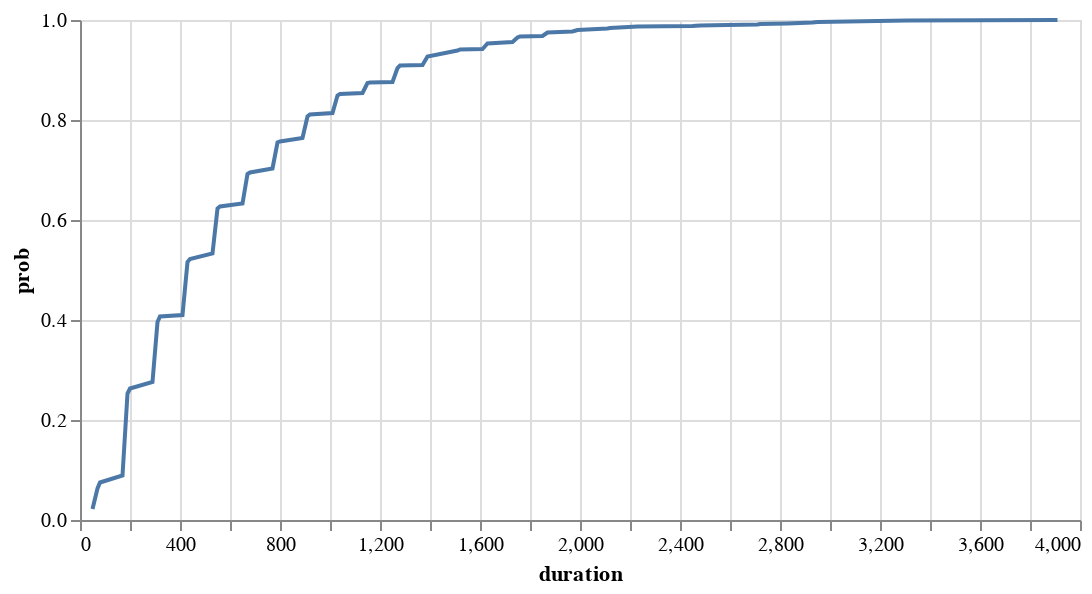

The notebook cell this image was saved under:
### Code cell
plot_ECDF(df)

### Figure 1 — Vega-Lite specification as saved in the notebook (floating-point values rounded to 4 significant figures)
{"config": {"view": {"continuousWidth": 400, "continuousHeight": 300}}, "data": {"name": "data-cd70aff6eb01db3bf269eb8286ef817a"}, "mark": "line", "encoding": {"x": {"field": "duration", "type": "quantitative"}, "y": {"field": "prob", "type": "quantitative"}}, "height": 250, "width": 500, "$schema": "https://vega.github.io/schema/vega-lite/v4.17.0.json", "datasets": {"data-cd70aff6eb01db3bf269eb8286ef817a": [{"duration": 50.0, "prob": 0.022}, {"duration": 70.0, "prob": 0.063}, {"duration": 80.0, "prob": 0.075}, {"duration": 170.0, "prob": 0.089}, {"duration": 190.0, "prob": 0.253}, {"duration": 200.0, "prob": 0.263}, {"duration": 290.0, "prob": 0.276}, {"duration": 310.0, "prob": 0.396}, {"duration": 320.0, "prob": 0.407}, {"duration": 410.0, "prob": 0.41}, {"duration": 430.0, "prob": 0.516}, {"duration": 440.0, "prob": 0.522}, {"duration": 530.0, "prob": 0.533}, {"duration": 550.0, "prob": 0.623}, {"duration": 560.0, "prob": 0.627}, {"duration": 650.0, "prob": 0.633}, {"duration": 670.0, "prob": 0.692}, {"duration": 680.0, "prob": 0.695}, {"duration": 770.0, "prob": 0.703}, {"duration": 790.0, "prob": 0.755}, {"duration": 800.0, "prob": 0.757}, {"duration": 890.0, "prob": 0.764}, {"duration": 910.0, "prob": 0.807}, {"duration": 920.0, "prob": 0.811}, {"duration": 1010.0, "prob": 0.814}, {"duration": 1030.0, "prob": 0.849}, {"duration": 1040.0, "prob": 0.852}, {"duration": 1130.0, "prob": 0.854}, {"duration": 1150.0, "prob": 0.874}, {"duration": 1160.0, "prob": 0.875}, {"duration": 1250.0, "prob": 0.876}, {"duration": 1270.0, "prob": 0.904}, {"duration": 1280.0, "prob": 0.909}, {"duration": 1370.0, "prob": 0.91}, {"duration": 1390.0, "prob": 0.927}, {"duration": 1510.0, "prob": 0.939}, {"duration": 1520.0, "prob": 0.941}, {"duration": 1610.0, "prob": 0.942}, {"duration": 1630.0, "prob": 0.953}, {"duration": 1730.0, "prob": 0.956}, {"duration": 1750.0, "prob": 0.965}, {"duration": 1760.0, "prob": 0.967}, {"duration": 1850.0, "prob": 0.968}, {"duration": 1870.0, "prob": 0.975}, {"duration": 1970.0, "prob": 0.977}, {"duration": 1990.0, "prob": 0.98}, {"duration": 2110.0, "prob": 0.983}, {"duration": 2120.0, "prob": 0.984}, {"duration": 2230.0, "prob": 0.987}, {"duration": 2450.0, "prob": 0.988}, {"duration": 2480.0, "prob": 0.989}, {"duration": 2590.0, "prob": 0.99}, {"duration": 2710.0, "prob": 0.991}, {"duration": 2720.0, "prob": 0.992}, {"duration": 2830.0, "prob": 0.993}, {"duration": 2930.0, "prob": 0.995}, {"duration": 2950.0, "prob": 0.996}, {"duration": 3310.0, "prob": 0.999}, {"duration": 3910.0, "prob": 1.0}]}}
